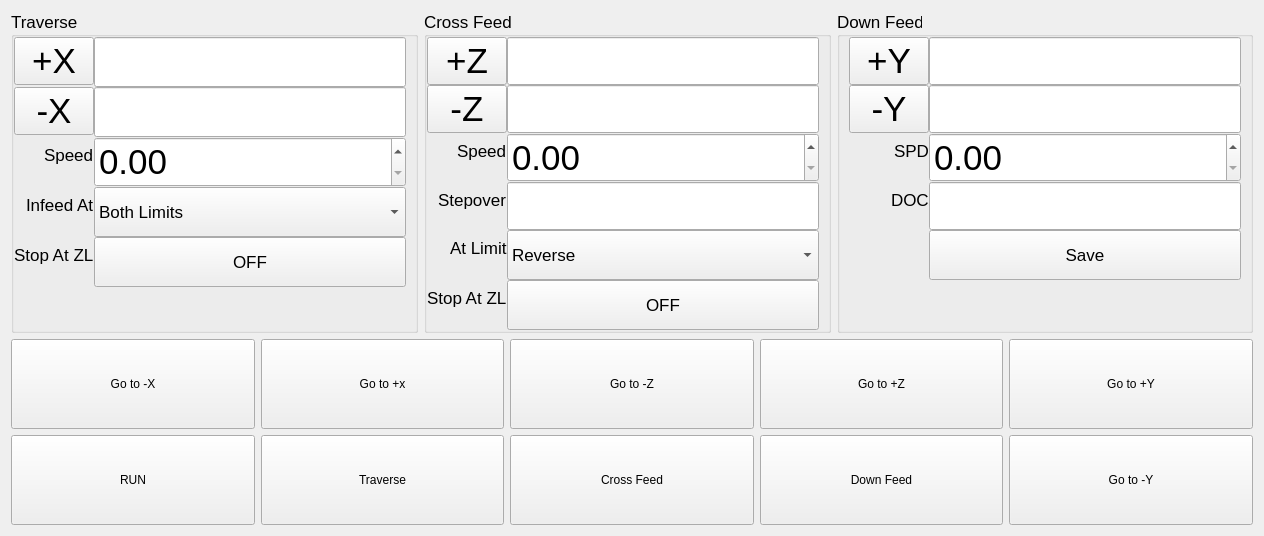
      <widget class="QWidget" name="tab_7">
       <attribute name="title">
        <string>Grind</string>
       </attribute>
       <layout class="QVBoxLayout" name="verticalLayout_2">
        <item>
         <layout class="QHBoxLayout" name="horizontalLayout_4">
          <property name="leftMargin">
           <number>0</number>
          </property>
          <property name="topMargin">
           <number>0</number>
          </property>
          <property name="rightMargin">
           <number>0</number>
          </property>
          <property name="bottomMargin">
           <number>0</number>
          </property>
          <item>
           <widget class="QGroupBox" name="groupBox_17">
            <property name="font">
             <font>
              <pointsize>13</pointsize>
             </font>
            </property>
            <property name="title">
             <string>Traverse</string>
            </property>
            <layout class="QFormLayout" name="formLayout">
             <property name="labelAlignment">
              <set>Qt::AlignRight|Qt::AlignTrailing|Qt::AlignVCenter</set>
             </property>
             <property name="horizontalSpacing">
              <number>0</number>
             </property>
             <property name="verticalSpacing">
              <number>0</number>
             </property>
             <property name="leftMargin">
              <number>0</number>
             </property>
             <property name="topMargin">
              <number>0</number>
             </property>
             <property name="bottomMargin">
              <number>0</number>
             </property>
             <item row="0" column="0">
              <widget class="QPushButton" name="x_max_here_pb">
               <property name="font">
                <font>
                 <pointsize>26</pointsize>
                </font>
               </property>
               <property name="text">
                <string>+X</string>
               </property>
              </widget>
             </item>
             <item row="0" column="1">
              <widget class="QLineEdit" name="x_max_edit">
               <property name="sizePolicy">
                <sizepolicy hsizetype="Expanding" vsizetype="Minimum">
                 <horstretch>0</horstretch>
                 <verstretch>0</verstretch>
                </sizepolicy>
               </property>
               <property name="minimumSize">
                <size>
                 <width>0</width>
                 <height>50</height>
                </size>
               </property>
               <property name="font">
                <font>
                 <pointsize>26</pointsize>
                </font>
               </property>
               <property name="input" stdset="0">
                <string>number</string>
               </property>
              </widget>
             </item>
             <item row="1" column="0">
              <widget class="QPushButton" name="x_min_here_pb">
               <property name="font">
                <font>
                 <pointsize>26</pointsize>
                </font>
               </property>
               <property name="text">
                <string>-X</string>
               </property>
              </widget>
             </item>
             <item row="1" column="1">
              <widget class="QLineEdit" name="x_min_edit">
               <property name="minimumSize">
                <size>
                 <width>0</width>
                 <height>50</height>
                </size>
               </property>
               <property name="font">
                <font>
                 <pointsize>26</pointsize>
                </font>
               </property>
               <property name="input" stdset="0">
                <string>number</string>
               </property>
              </widget>
             </item>
             <item row="2" column="0">
              <widget class="QLabel" name="label_44">
               <property name="font">
                <font>
                 <pointsize>13</pointsize>
                </font>
               </property>
               <property name="text">
                <string>Speed</string>
               </property>
              </widget>
             </item>
             <item row="2" column="1">
              <widget class="QDoubleSpinBox" name="x_speed_sb">
               <property name="minimumSize">
                <size>
                 <width>0</width>
                 <height>50</height>
                </size>
               </property>
               <property name="font">
                <font>
                 <pointsize>26</pointsize>
                </font>
               </property>
               <property name="input" stdset="0">
                <string>number</string>
               </property>
              </widget>
             </item>
             <item row="3" column="1">
              <widget class="QComboBox" name="crossfeed_at_cb">
               <property name="minimumSize">
                <size>
                 <width>0</width>
                 <height>50</height>
                </size>
               </property>
               <property name="font">
                <font>
                 <pointsize>13</pointsize>
                </font>
               </property>
               <item>
                <property name="text">
                 <string>Both Limits</string>
                </property>
               </item>
               <item>
                <property name="text">
                 <string>Left Limit</string>
                </property>
               </item>
               <item>
                <property name="text">
                 <string>Right Limit</string>
                </property>
               </item>
              </widget>
             </item>
             <item row="4" column="1">
              <widget class="QPushButton" name="stop_x_at_z_limit_pb">
               <property name="minimumSize">
                <size>
                 <width>0</width>
                 <height>50</height>
                </size>
               </property>
               <property name="font">
                <font>
                 <pointsize>13</pointsize>
                </font>
               </property>
               <property name="text">
                <string>OFF</string>
               </property>
               <property name="checkable">
                <bool>true</bool>
               </property>
              </widget>
             </item>
             <item row="4" column="0">
              <widget class="QLabel" name="label_48">
               <property name="font">
                <font>
                 <pointsize>13</pointsize>
                </font>
               </property>
               <property name="text">
                <string>Stop At ZL</string>
               </property>
              </widget>
             </item>
             <item row="3" column="0">
              <widget class="QLabel" name="label_50">
               <property name="font">
                <font>
                 <pointsize>13</pointsize>
                </font>
               </property>
               <property name="text">
                <string>Infeed At</string>
               </property>
              </widget>
             </item>
            </layout>
           </widget>
          </item>
          <item>
           <widget class="QGroupBox" name="groupBox_18">
            <property name="sizePolicy">
             <sizepolicy hsizetype="Preferred" vsizetype="Minimum">
              <horstretch>0</horstretch>
              <verstretch>0</verstretch>
             </sizepolicy>
            </property>
            <property name="font">
             <font>
              <pointsize>13</pointsize>
             </font>
            </property>
            <property name="title">
             <string>Cross Feed</string>
            </property>
            <layout class="QFormLayout" name="formLayout_2">
             <property name="labelAlignment">
              <set>Qt::AlignRight|Qt::AlignTrailing|Qt::AlignVCenter</set>
             </property>
             <property name="horizontalSpacing">
              <number>0</number>
             </property>
             <property name="verticalSpacing">
              <number>0</number>
             </property>
             <property name="leftMargin">
              <number>0</number>
             </property>
             <property name="topMargin">
              <number>0</number>
             </property>
             <property name="bottomMargin">
              <number>0</number>
             </property>
             <item row="0" column="0">
              <widget class="QPushButton" name="z_max_here_pb">
               <property name="font">
                <font>
                 <pointsize>26</pointsize>
                </font>
               </property>
               <property name="text">
                <string>+Z</string>
               </property>
              </widget>
             </item>
             <item row="0" column="1">
              <widget class="QLineEdit" name="z_max_edit">
               <property name="font">
                <font>
                 <pointsize>26</pointsize>
                </font>
               </property>
               <property name="input" stdset="0">
                <string>number</string>
               </property>
              </widget>
             </item>
             <item row="1" column="0">
              <widget class="QPushButton" name="z_min_here_pb">
               <property name="font">
                <font>
                 <pointsize>26</pointsize>
                </font>
               </property>
               <property name="text">
                <string>-Z</string>
               </property>
              </widget>
             </item>
             <item row="1" column="1">
              <widget class="QLineEdit" name="z_min_edit">
               <property name="font">
                <font>
                 <pointsize>26</pointsize>
                </font>
               </property>
               <property name="input" stdset="0">
                <string>number</string>
               </property>
              </widget>
             </item>
             <item row="2" column="0">
              <widget class="QLabel" name="label_45">
               <property name="font">
                <font>
                 <pointsize>13</pointsize>
                </font>
               </property>
               <property name="text">
                <string>Speed</string>
               </property>
              </widget>
             </item>
             <item row="2" column="1">
              <widget class="QDoubleSpinBox" name="z_speed_sb">
               <property name="font">
                <font>
                 <pointsize>26</pointsize>
                </font>
               </property>
               <property name="input" stdset="0">
                <string>number</string>
               </property>
              </widget>
             </item>
             <item row="3" column="1">
              <widget class="QLineEdit" name="crossfeed_stepover_edit">
               <property name="font">
                <font>
                 <pointsize>26</pointsize>
                </font>
               </property>
               <property name="input" stdset="0">
                <string>number</string>
               </property>
              </widget>
             </item>
             <item row="3" column="0">
              <widget class="QLabel" name="label_43">
               <property name="font">
                <font>
                 <pointsize>13</pointsize>
                </font>
               </property>
               <property name="text">
                <string>Stepover</string>
               </property>
              </widget>
             </item>
             <item row="4" column="1">
              <widget class="QComboBox" name="repeat_at_cb">
               <property name="minimumSize">
                <size>
                 <width>0</width>
                 <height>50</height>
                </size>
               </property>
               <property name="font">
                <font>
                 <pointsize>13</pointsize>
                </font>
               </property>
               <item>
                <property name="text">
                 <string>Reverse</string>
                </property>
               </item>
               <item>
                <property name="text">
                 <string>Go Min</string>
                </property>
               </item>
               <item>
                <property name="text">
                 <string>Go Max</string>
                </property>
               </item>
              </widget>
             </item>
             <item row="4" column="0">
              <widget class="QLabel" name="label_51">
               <property name="font">
                <font>
                 <pointsize>13</pointsize>
                </font>
               </property>
               <property name="text">
                <string>At Limit</string>
               </property>
              </widget>
             </item>
             <item row="5" column="1">
              <widget class="QPushButton" name="stop_z_at_z_limit_pb">
               <property name="minimumSize">
                <size>
                 <width>0</width>
                 <height>50</height>
                </size>
               </property>
               <property name="font">
                <font>
                 <pointsize>13</pointsize>
                </font>
               </property>
               <property name="text">
                <string>OFF</string>
               </property>
               <property name="checkable">
                <bool>true</bool>
               </property>
              </widget>
             </item>
             <item row="5" column="0">
              <widget class="QLabel" name="label_49">
               <property name="font">
                <font>
                 <pointsize>13</pointsize>
                </font>
               </property>
               <property name="text">
                <string>Stop At ZL</string>
               </property>
              </widget>
             </item>
            </layout>
           </widget>
          </item>
          <item>
           <widget class="QGroupBox" name="groupBox_19">
            <property name="font">
             <font>
              <pointsize>13</pointsize>
             </font>
            </property>
            <property name="title">
             <string>Down Feed</string>
            </property>
            <property name="alignment">
             <set>Qt::AlignLeading|Qt::AlignLeft|Qt::AlignTop</set>
            </property>
            <layout class="QFormLayout" name="formLayout_3">
             <property name="labelAlignment">
              <set>Qt::AlignRight|Qt::AlignTrailing|Qt::AlignVCenter</set>
             </property>
             <property name="horizontalSpacing">
              <number>0</number>
             </property>
             <property name="verticalSpacing">
              <number>0</number>
             </property>
             <property name="topMargin">
              <number>0</number>
             </property>
             <property name="bottomMargin">
              <number>0</number>
             </property>
             <item row="0" column="1">
              <widget class="QLineEdit" name="y_max_edit">
               <property name="font">
                <font>
                 <pointsize>26</pointsize>
                </font>
               </property>
               <property name="text">
                <string/>
               </property>
               <property name="input" stdset="0">
                <string>number</string>
               </property>
              </widget>
             </item>
             <item row="1" column="0">
              <widget class="QPushButton" name="y_min_here_pb">
               <property name="font">
                <font>
                 <pointsize>26</pointsize>
                </font>
               </property>
               <property name="text">
                <string>-Y</string>
               </property>
              </widget>
             </item>
             <item row="1" column="1">
              <widget class="QLineEdit" name="y_min_edit">
               <property name="font">
                <font>
                 <pointsize>26</pointsize>
                </font>
               </property>
               <property name="input" stdset="0">
                <string>number</string>
               </property>
              </widget>
             </item>
             <item row="2" column="0">
              <widget class="QLabel" name="label_46">
               <property name="font">
                <font>
                 <pointsize>13</pointsize>
                </font>
               </property>
               <property name="text">
                <string>SPD</string>
               </property>
              </widget>
             </item>
             <item row="2" column="1">
              <widget class="QDoubleSpinBox" name="y_speed_sb">
               <property name="font">
                <font>
                 <pointsize>26</pointsize>
                </font>
               </property>
               <property name="input" stdset="0">
                <string>number</string>
               </property>
              </widget>
             </item>
             <item row="3" column="0">
              <widget class="QLabel" name="label_41">
               <property name="font">
                <font>
                 <pointsize>13</pointsize>
                </font>
               </property>
               <property name="text">
                <string>DOC</string>
               </property>
              </widget>
             </item>
             <item row="3" column="1">
              <widget class="QLineEdit" name="downfeed_depth_edit">
               <property name="font">
                <font>
                 <pointsize>26</pointsize>
                </font>
               </property>
               <property name="input" stdset="0">
                <string>number</string>
               </property>
              </widget>
             </item>
             <item row="4" column="1">
              <widget class="QPushButton" name="save_grind_pb">
               <property name="minimumSize">
                <size>
                 <width>0</width>
                 <height>50</height>
                </size>
               </property>
               <property name="font">
                <font>
                 <pointsize>13</pointsize>
                </font>
               </property>
               <property name="text">
                <string>Save</string>
               </property>
              </widget>
             </item>
             <item row="0" column="0">
              <widget class="QPushButton" name="y_max_here_pb">
               <property name="font">
                <font>
                 <pointsize>26</pointsize>
                </font>
               </property>
               <property name="text">
                <string>+Y</string>
               </property>
              </widget>
             </item>
            </layout>
           </widget>
          </item>
         </layout>
        </item>
        <item>
         <layout class="QGridLayout" name="gridLayout_2">
          <item row="1" column="3">
           <widget class="QPushButton" name="enable_y_pb">
            <property name="sizePolicy">
             <sizepolicy hsizetype="Minimum" vsizetype="Minimum">
              <horstretch>0</horstretch>
              <verstretch>0</verstretch>
             </sizepolicy>
            </property>
            <property name="minimumSize">
             <size>
              <width>0</width>
              <height>90</height>
             </size>
            </property>
            <property name="text">
             <string>Down Feed</string>
            </property>
            <property name="checkable">
             <bool>true</bool>
            </property>
           </widget>
          </item>
          <item row="1" column="2">
           <widget class="QPushButton" name="enable_z_pb">
            <property name="sizePolicy">
             <sizepolicy hsizetype="Minimum" vsizetype="Minimum">
              <horstretch>0</horstretch>
              <verstretch>0</verstretch>
             </sizepolicy>
            </property>
            <property name="minimumSize">
             <size>
              <width>0</width>
              <height>90</height>
             </size>
            </property>
            <property name="text">
             <string>Cross Feed</string>
            </property>
            <property name="checkable">
             <bool>true</bool>
            </property>
           </widget>
          </item>
          <item row="1" column="0">
           <widget class="QPushButton" name="run_stop_pb">
            <property name="sizePolicy">
             <sizepolicy hsizetype="Minimum" vsizetype="Minimum">
              <horstretch>0</horstretch>
              <verstretch>0</verstretch>
             </sizepolicy>
            </property>
            <property name="minimumSize">
             <size>
              <width>0</width>
              <height>90</height>
             </size>
            </property>
            <property name="text">
             <string>RUN</string>
            </property>
            <property name="checkable">
             <bool>true</bool>
            </property>
           </widget>
          </item>
          <item row="1" column="1">
           <widget class="QPushButton" name="enable_x_pb">
            <property name="sizePolicy">
             <sizepolicy hsizetype="Minimum" vsizetype="Minimum">
              <horstretch>0</horstretch>
              <verstretch>0</verstretch>
             </sizepolicy>
            </property>
            <property name="minimumSize">
             <size>
              <width>0</width>
              <height>90</height>
             </size>
            </property>
            <property name="text">
             <string>Traverse</string>
            </property>
            <property name="checkable">
             <bool>true</bool>
            </property>
           </widget>
          </item>
          <item row="0" column="2">
           <widget class="QPushButton" name="go_z_min_pb">
            <property name="minimumSize">
             <size>
              <width>0</width>
              <height>90</height>
             </size>
            </property>
            <property name="text">
             <string>Go to -Z</string>
            </property>
            <property name="function" stdset="0">
             <string>mdi</string>
            </property>
            <property name="command" stdset="0">
             <string>G0 Z[#&lt;_hal[z_min]&gt;]</string>
            </property>
           </widget>
          </item>
          <item row="0" column="3">
           <widget class="QPushButton" name="go_z_max_pb">
            <property name="minimumSize">
             <size>
              <width>0</width>
              <height>90</height>
             </size>
            </property>
            <property name="text">
             <string>Go to +Z</string>
            </property>
            <property name="function" stdset="0">
             <string>mdi</string>
            </property>
            <property name="command" stdset="0">
             <string>G0 Z[#&lt;_hal[z_max]&gt;]</string>
            </property>
           </widget>
          </item>
          <item row="0" column="1">
           <widget class="QPushButton" name="go_x_max_pb">
            <property name="minimumSize">
             <size>
              <width>0</width>
              <height>90</height>
             </size>
            </property>
            <property name="text">
             <string>Go to +x</string>
            </property>
            <property name="function" stdset="0">
             <string>mdi</string>
            </property>
            <property name="command" stdset="0">
             <string>G0 X[#&lt;_hal[x_max]&gt;]</string>
            </property>
           </widget>
          </item>
          <item row="0" column="0">
           <widget class="QPushButton" name="go_x_min_pb">
            <property name="minimumSize">
             <size>
              <width>0</width>
              <height>90</height>
             </size>
            </property>
            <property name="text">
             <string>Go to -X</string>
            </property>
            <property name="function" stdset="0">
             <string>mdi</string>
            </property>
            <property name="command" stdset="0">
             <string>G0 X[#&lt;_hal[x_min]&gt;]</string>
            </property>
           </widget>
          </item>
          <item row="0" column="4">
           <widget class="QPushButton" name="go_y_max_pb">
            <property name="minimumSize">
             <size>
              <width>0</width>
              <height>90</height>
             </size>
            </property>
            <property name="text">
             <string>Go to +Y</string>
            </property>
            <property name="function" stdset="0">
             <string>mdi</string>
            </property>
            <property name="command" stdset="0">
             <string>G0 Y[#&lt;_hal[y_max]&gt;]</string>
            </property>
           </widget>
          </item>
          <item row="1" column="4">
           <widget class="QPushButton" name="go_y_min_pb">
            <property name="minimumSize">
             <size>
              <width>0</width>
              <height>90</height>
             </size>
            </property>
            <property name="text">
             <string>Go to -Y</string>
            </property>
            <property name="function" stdset="0">
             <string>mdi</string>
            </property>
            <property name="command" stdset="0">
             <string>G0 Y[#&lt;_hal[z_min]&gt;]</string>
            </property>
           </widget>
          </item>
         </layout>
        </item>
       </layout>
      </widget>
